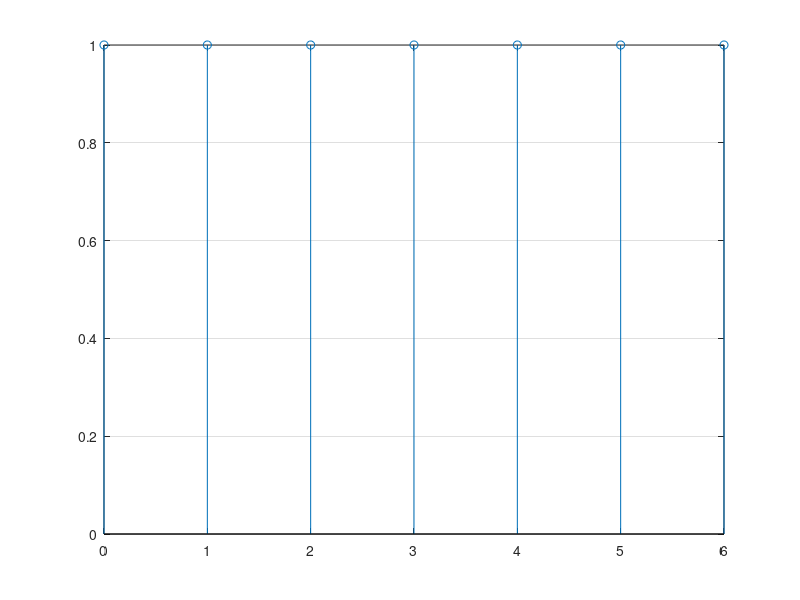
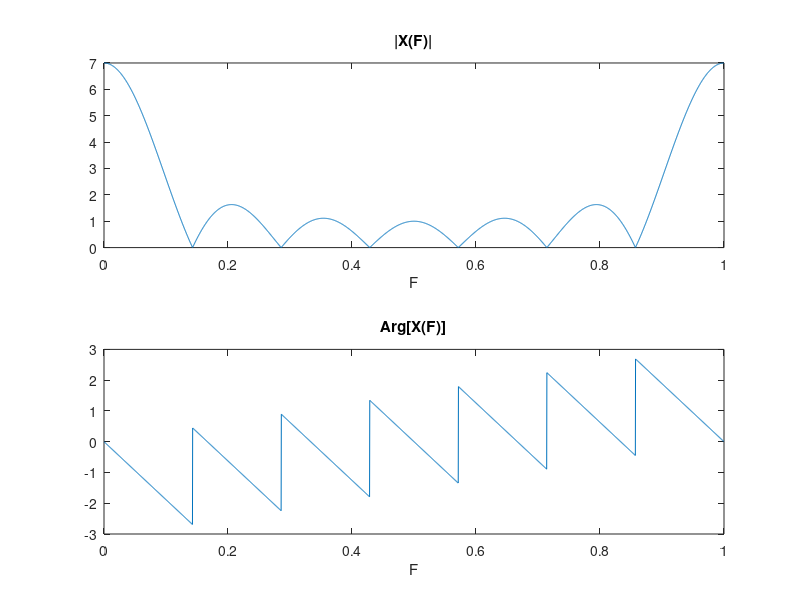
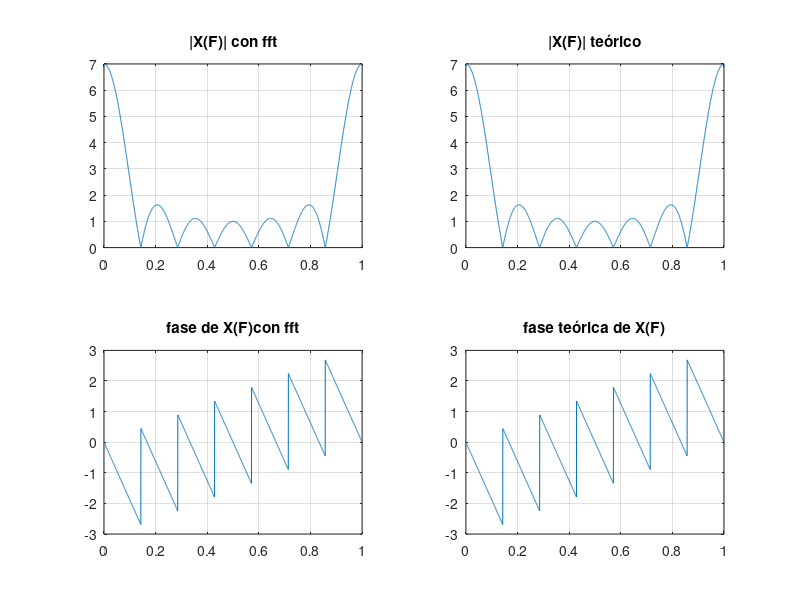
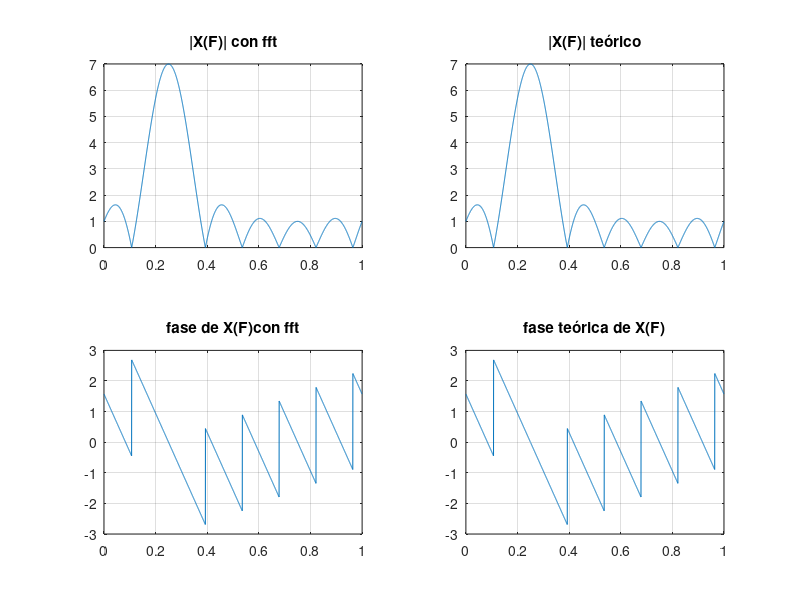

MATLAB code for these plots, in order: (Note: this script raises an error after producing the figures.)
%% 1 

clear all

L=7;

n=0:L-1;

x=ones(1,L);

figure; stem(n,abs(x)), grid

%% 1 a b

N=3000;

F=(0:1:N-1)/N; % frec. equiespaciadas en el intervalo [0,1)

X=fft(x,N);

figure; subplot(211), plot(F, abs(X)),

title('|X(F)|'), xlabel('F')

subplot(212), plot(F, angle(X)), title('Arg[X(F)]'),xlabel('F')

%% 1 c

Xt= (sin(pi*F*L)./sin(pi*F)).*exp(-j*pi*F*(L-1)); % escriba aquí la expresión analítica, función de F, que ha

% calculado en el apartado 1 del trabajo previo. (Recuerde

% el ./ para dividir vectores punto a punto)

% comparación gráfica de la TF teórica y con fft

figure; subplot(221), plot(F, abs(X))

grid, title('|X(F)| con fft')

subplot(223), plot(F, angle(X))

grid, title('fase de X(F)con fft')

subplot(222), plot(F, abs(Xt))

grid, title('|X(F)| teórico')

subplot(224), plot(F, angle(Xt))

grid, title('fase teórica de X(F)')



%% 2

clear all

L=7;

n=0:L-1;

x=ones(1,L);

N=3000;



F=(0:1:N-1)/N; % frec. equiespaciadas en el intervalo [0,1)

F0= 1/4;

x= exp(j*2*pi*F0*n).*x;

X=fft(x,N);



Xt= (sin(pi*(F-F0)*L)./sin(pi*(F-F0))).*exp(-j*pi*(F-F0)*(L-1)); % escriba aquí la expresión analítica, función de F, que ha

% calculado en el apartado 1 del trabajo previo. (Recuerde

% el ./ para dividir vectores punto a punto)

% comparación gráfica de la TF teórica y con fft

figure; subplot(221), plot(F, abs(X))

grid, title('|X(F)| con fft')

subplot(223), plot(F, angle(X))

grid, title('fase de X(F)con fft')

subplot(222), plot(F, abs(Xt))

grid, title('|X(F)| teórico')

subplot(224), plot(F, angle(Xt))

grid, title('fase teórica de X(F)')

%% 3

clear all

load('senyal_p5-a3_1.mat'); % lo carga en el vector x

 N=100;

 F=(0:1:N-1)/N;

 X=fft(x,N);

figure; subplot(211), plot(F, abs(X)),

title('|X(F)|'), xlabel('F')

subplot(212), plot(F, angle(X)), title('Arg[X(F)]'),xlabel('F')

%% 4 b

T=0.1;

f =linspace(0,2000,4000);

Xa=(T/2)*sinc((f-1000)*T).*exp(-j*pi*(f-1000)*T) +(T/2)*sinc((f+1000)*T).*exp(-j*pi*(f+1000)*T);

nfig=figure; subplot(211), plot(f, abs(Xa)), title('|Xa(f)|')



N=4000;

fm=2100; % frecuencia de muestreo

Tm=1/fm; % periodo de muestreo

f0=1000; % frecuencia de la sinusoide de xa(t)

F0=f0/fm; % frecuencia de la sinusoide de xd[n]

T=0.1; % duración del pulso en seg

t=0:Tm:1

 F =(0:1:N-1)/N;

 xd=(t<T).*cos(2*pi*f0*t);

Xd=fft(xd,N);

nfig=figure;

figure(nfig); subplot(212), plot(F, abs(Xd));



figure; plot(f,abs(Xa),F*fm,abs(Xd)/fm), grid, xlim([0 fm/2]); % visualizar la transformada en el intervalo [0,0.5)

%% 5 
clear all
fm= 4300;
x = gensenpbanda(fm);
N = 8061;
X = fft(x,N);
k1=1/fm;
k2=fm;
F=(0:N-1)/N;
plot(F*k2, abs(k1*X));
